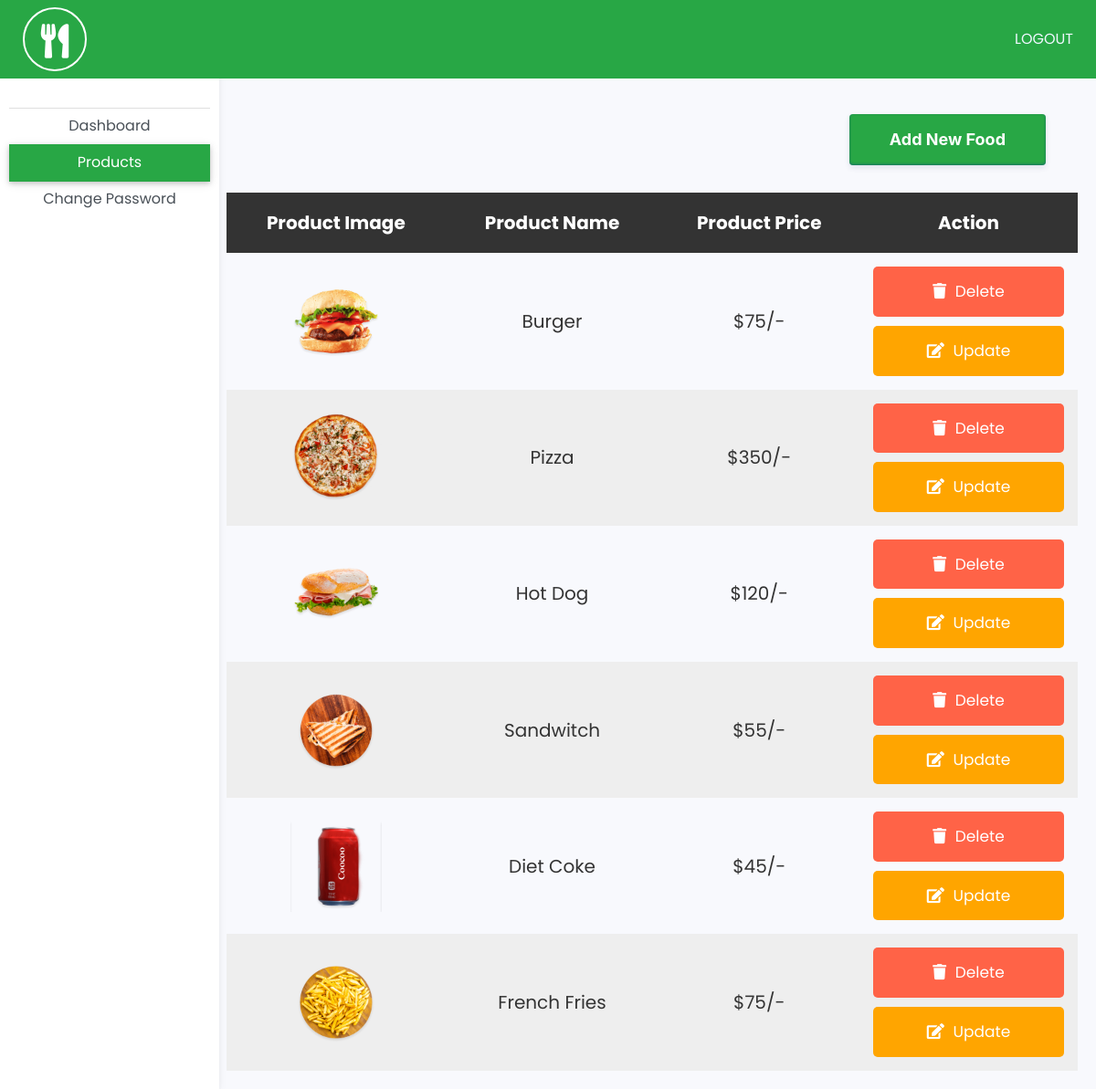
The page /product.php (signed in) on the database its author committed.
### tables this page shows
CREATE TABLE `products` (
  `id` int(11) NOT NULL,
  `name` varchar(255) DEFAULT NULL,
  `price` double DEFAULT NULL,
  `image` text DEFAULT NULL
);

### product.php (the view, shortened to what this page needs)
<?php
   @include("connection.php");
   ?>
<!DOCTYPE html>
<html>
   <head>
      <link rel="stylesheet" href="https://cdn.jsdelivr.net/npm/bootstrap@4.0.0/dist/css/bootstrap.min.css">
      <link rel="stylesheet" href="https://cdnjs.cloudflare.com/ajax/libs/font-awesome/5.15.1/css/all.min.css"
 />
      <link rel="stylesheet" href="style.css">
      <link rel="stylesheet" href="admin_home.css">
      <link rel="stylesheet" href="A.style.css">
      <link rel="stylesheet" href="shopping cart/css/style.css">
   </head>
   <body>
      <header>
         <nav id="sidebarMenu" class="collapse d-lg-block sidebar collapse bg-white">
            <div class="position-sticky">
               <div class="list-group list-group-flush mx-3 mt-4">
                  <a
                     href="#"
                     class="list-group-item list-group-item-action py-2 ripple"
                     aria-current="true"
                     >
                  </a>
                  <a href="admin_home.php" class="list-group-item list-group-item-action py-2 ripple">
                  <span>Dashboard</span>
                  </a>
                  <a href="product.php" class="list-group-item list-group-item-action py-2 ripple active">
                  <span>Products</span>
                  </a>
                  <a href="admin_change_password.php" class="list-group-item list-group-item-action py-2 ripple">
                  <span>Change Password</span>
                  </a>
               </div>
            </div>
         </nav>
         <nav id="main-navbar" class="navbar navbar-expand-lg navbar-light bg-success fixed-top">
            <div class="container-fluid">
               <a class="navbar-brand" href="#">
               <i class="logo fas fa-utensils fa-3x"></i>
               </a>
               <ul class="navbar-nav ms-auto d-flex flex-row">
                  <a href="?sign=out" style="text-decoration:none;color:aliceblue;">LOGOUT</a>
               </ul>
            </div>
         </nav>
      </header>
      <section class="display-product-table"  style="width:81%;float:right;margin-top: 105px;">
      <a href="add_new_product.php"><button type="submit" class="button-66" style="float:right;margin-right:35px;">Add New Food</button></a>
      <br><br><br>
<table>
   <thead>
      <th>product image</th>
      <th>product name</th>
      <th>product price</th>
      <th>action</th>
   </thead>
   <tbody>
      <?php
         $select_products = mysqli_query($con, "SELECT * FROM `products`");
         if(mysqli_num_rows($select_products) > 0){
            while($row = mysqli_fetch_assoc($select_products)){
      ?>
      <tr>
         <td><img src="shopping cart/uploaded_img/<?php echo $row['image']; ?>" height="100" alt=""></td>
         <td><?php echo $row['name']; ?></td>
         <td>$<?php echo $row['price']; ?>/-</td>
         <td>
            <a href="product.php?delete=<?php echo $row['id']; ?>" class="delete-btn" onclick="return confirm('are your sure you want to delete this?');"> <i class="fas fa-trash"></i> delete </a>
            <a href="product.php?edit=<?php echo $row['id']; ?>" class="option-btn"> <i class="fas fa-edit"></i> update </a>
         </td>
      </tr>
      <?php
         };
         }else{
            echo "<div class='empty'>no product added</div>";
         };
      ?>
   </tbody>
</table>
</section>
   </body>
</html>

### style.css (style rules this page uses)
html { scroll-behavior: smooth; }
* { margin: 0; padding: 0; box-sizing: border-box; }
header { background: #24a19c; padding: 0% 1%; text-align: center; width: 100%; }
.logo { width: 70px; height: 70px; line-height: 70px; text-align: center; color: white; border-radius: 80%; border: 2px solid white; }
@media (min-width: 992px) { nav ul { text-align: right; } }

### admin_home.css (style rules this page uses)
body { background-color: #fbfbfb; }
.sidebar { position: fixed; top: 35px; bottom: 0; left: 0; padding: 58px 0 0; box-shadow: 0 2px 5px 0 rgb(0 0 0 / 5%), 0 2px 10px 0 rgb(0 0 0 / 5%); width: 240px; z-index: 600; }
.sidebar .active { border-radius: 5px; box-shadow: 0 2px 5px 0 rgb(0 0 0 / 16%), 0 2px 10px 0 rgb(0 0 0 / 12%); }

### shopping cart/css/style.css (style rules this page uses)
:root { --blue:#2980b9; --red:tomato; --orange:orange; --black:#333; --white:#fff; --bg-color:#eee; --dark-bg:rgba(0,0,0,.7); --box-shadow:0 .5rem 1rem rgba(0,0,0,.1); --border:.1rem solid #999; }
* { font-family: 'Poppins', sans-serif; margin:0; padding:0; box-sizing: border-box; outline: none; border:none; text-decoration: none; text-transform: capitalize; }
html { font-size: 62.5%; overflow-x: hidden; }
section { padding:2rem; }
.btn, .option-btn, .delete-btn { display: block; width: 100%; text-align: center; background-color: var(--blue); color:var(--white); font-size: 1.7rem; padding:1.2rem 3rem; border-radius: .5rem; cursor: pointer; margin-top: 1rem; }
.option-btn i, .delete-btn i { padding-right: .5rem; }
.option-btn { background-color: var(--orange); }
.delete-btn { margin-top: 0; background-color: var(--red); }
.display-product-table table { width: 100%; text-align: center; }
.display-product-table table thead th { padding:1.5rem; font-size: 2rem; background-color: var(--black); color:var(--white); }
.display-product-table table td { padding:1.5rem; font-size: 2rem; color:var(--black); }
.display-product-table table td:first-child { padding:0; }
.display-product-table table tr:nth-child(even) { background-color: var(--bg-color); }

### product.php (style rules this page uses)
.list-group-item.active { background-color: #28a745;border-color: #28a745; }
.button-66 { background-color: #28a745; border-radius: 4px; border: 0; box-shadow: rgba(1,60,136,.5) 0 -1px 3px 0 inset,rgba(0,44,97,.1) 0 3px 6px 0; box-sizing: border-box; color: #fff; cursor: pointer; display: inherit; font-family: "Space Grotesk",-apple-system,system-ui,"Segoe UI",Roboto,Helvetica,Arial,sans-serif,"Apple Color Emoji","Segoe UI Emoji","Segoe UI Symbol"; font-size: 18px; font-weight: 700; line-height: 24px; margin: 0; min-height: 56px; min-width: 120px; padding: 16px 20px; position: relative; text-align: center; user-select: none; -webkit-user-select: none; touch-action: manipulation; vertical-align: baseline; transition: all .2s cubic-bezier(.22, .61, .36, 1); }
@media (min-width: 768px) { .button-66 { padding: 16px 44px; min-width: 150px; } }

### rows shown on the page
products: image (picture), name "Burger", price "75"
products: image (picture), name "Pizza", price "350"
products: image (picture), name "Hot Dog", price "120"
products: image (picture), name "Sandwitch", price "55"
products: image (picture), name "Diet Coke", price "45"
products: image (picture), name "French Fries", price "75"
